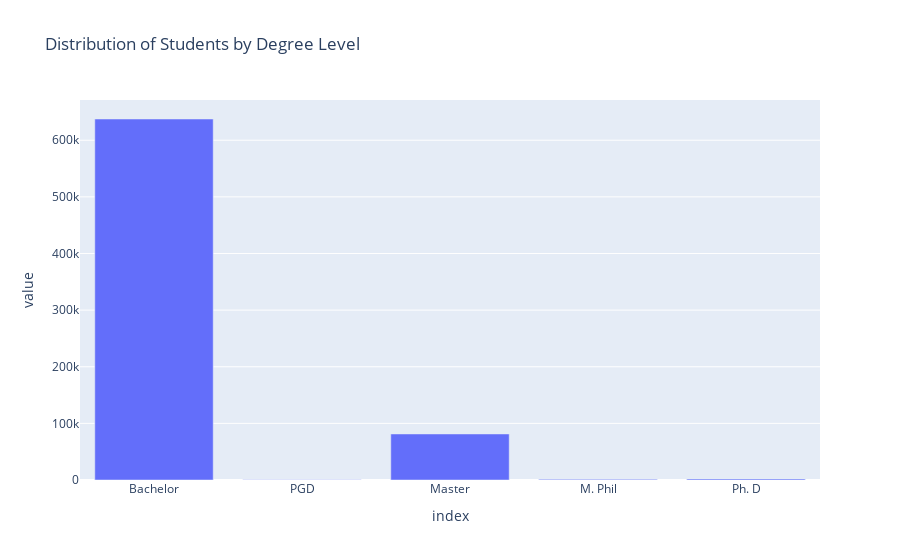

Notebook code cell kept with this figure:
### Markdown cell above
7. Distribution of Students based on the level of degrees they are pursuing

### Code cell
degreeDataFrame = degreeDataFrame[degreeDataFrame['Total'] != 0][degreeDataFrame['Total'] != 0]
degreeDataFrame_sum = degreeDataFrame.drop('Total',axis=1).sum(numeric_only=True)

degreeDataFrame_sum_gby = degreeDataFrame.groupby(['University']).sum(numeric_only=True)

# plot sum
fig = px.bar(degreeDataFrame_sum,title="Distribution of Students by Degree Level").update_layout(showlegend=False)
fig.show()

### Figure 1 — Plotly figure (JSON) as saved in the notebook; plotly's stock layout.template omitted (floating-point values rounded to 4 significant figures)
{"data": [{"alignmentgroup": "True", "hovertemplate": "variable=0<br>index=%{x}<br>value=%{y}<extra></extra>", "legendgroup": "0", "marker": {"color": "#636efa", "pattern": {"shape": ""}}, "name": "0", "offsetgroup": "0", "orientation": "v", "showlegend": true, "textposition": "auto", "type": "bar", "x": ["Bachelor", "PGD", "Master", "M. Phil", "Ph. D"], "xaxis": "x", "y": [637506, 270, 81304, 1148, 1926], "yaxis": "y"}], "layout": {"barmode": "relative", "legend": {"title": {"text": "variable"}, "tracegroupgap": 0}, "showlegend": false, "title": {"text": "Distribution of Students by Degree Level"}, "xaxis": {"anchor": "y", "domain": [0, 1], "title": {"text": "index"}}, "yaxis": {"anchor": "x", "domain": [0, 1], "title": {"text": "value"}}}}
